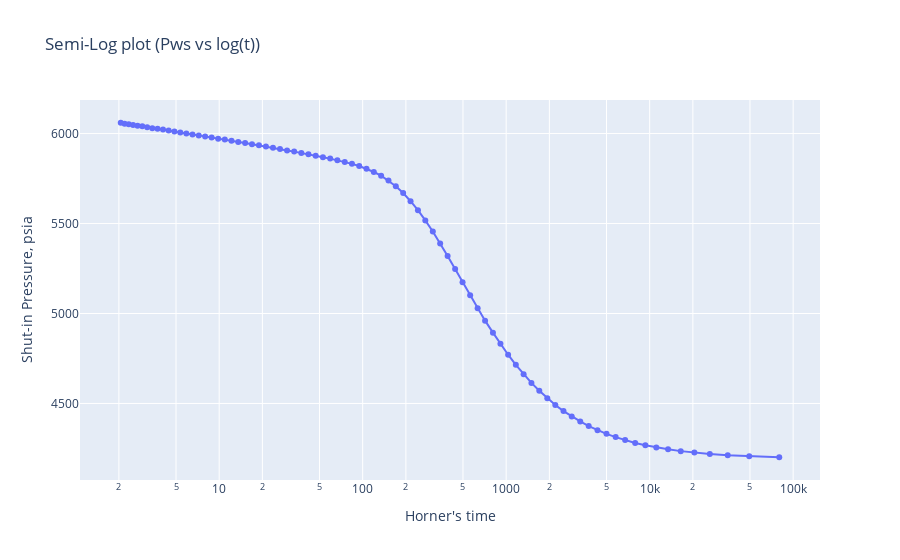

Here is the notebook cell this chart was saved with:
### Markdown cell above
# Semi log plot:

### Code cell
fig = px.line(data_frame=df, x = 'horner_time',y='pressure', log_x=True, title='Semi-Log plot (Pws vs log(t))',hover_data=['time'])
fig.add_trace(trace=px.scatter(data_frame=df, x = 'horner_time',y='pressure').data[0])
fig.update_layout(xaxis_title="Horner's time", yaxis_title='Shut-in Pressure, psia')
